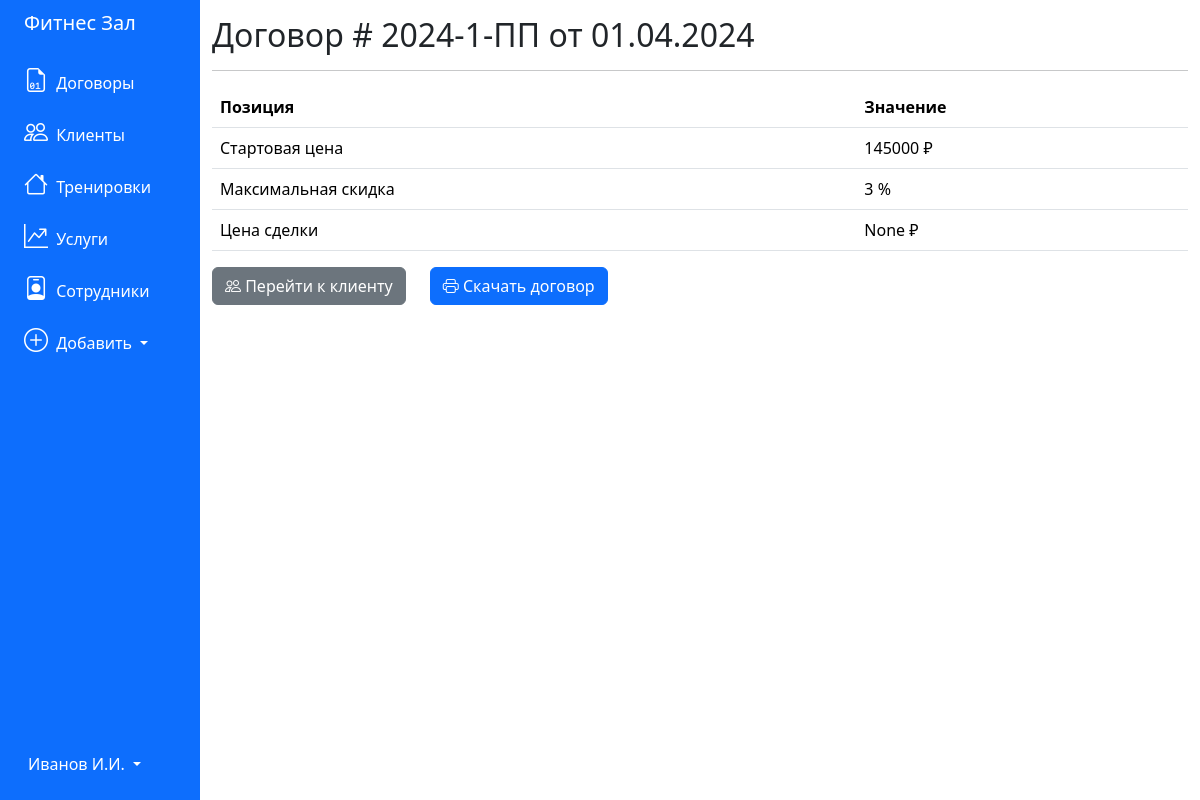
/contract/4, run on an earlier commit of the app's database.
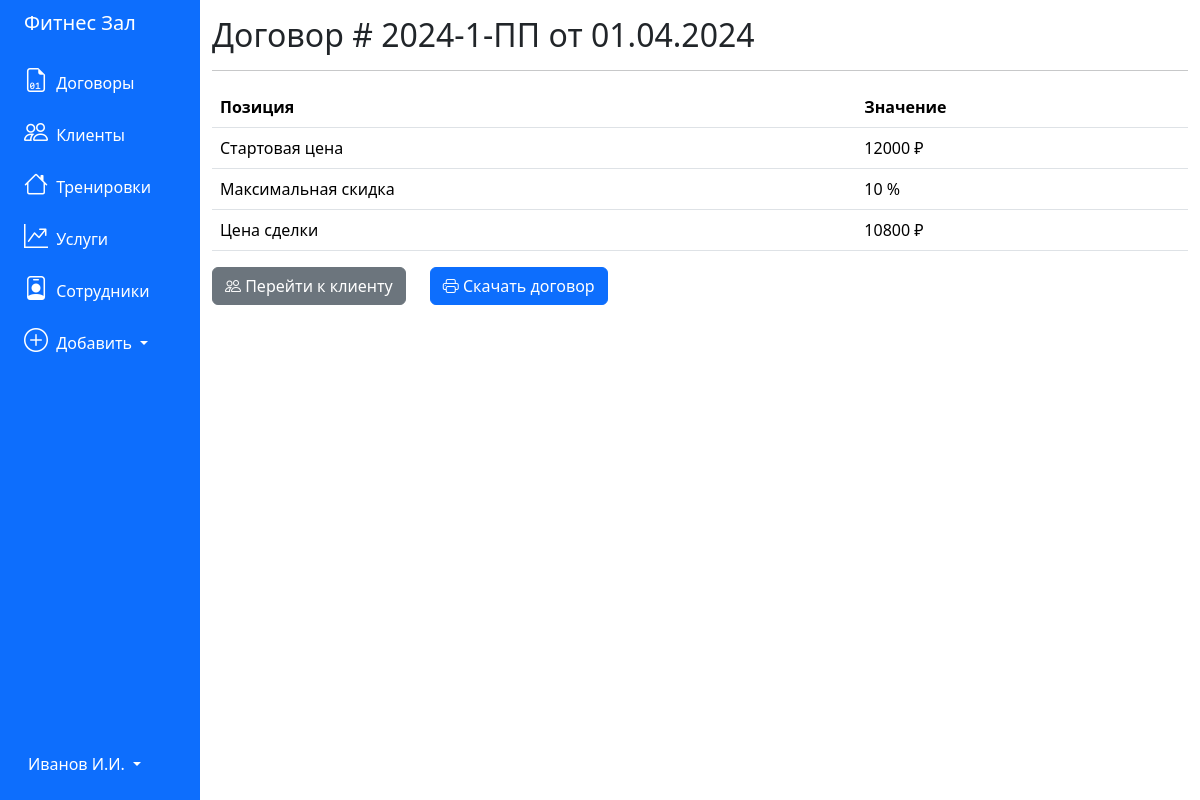
And on a later commit of the database.
### tables this page shows
CREATE TABLE "contracts" (
	"id_contract"	INTEGER,
	"number"	TEXT,
	"date"	TEXT,
	"price"	INTEGER,
	"discount"	INTEGER,
	"deal_status"	BLOB,
	"finish_price"	INTEGER,
	"training_id"	INTEGER,
	"client_id"	INTEGER,
	"employee_id"	INTEGER,
	PRIMARY KEY("id_contract" AUTOINCREMENT)
);

### app.py (the view)
@app.route('/contract/<int:contract_id>')
def contract(contract_id):
    pos = get_contract(contract_id)
    return render_template('contract.html', contract=pos)

### app.py (called while the page is built)
def get_db_connection():
    conn = sqlite3.connect('../pythonProject4/database.db')
    conn.row_factory = sqlite3.Row
    return conn

def get_contract(item_id):
    conn = get_db_connection()
    item = conn.execute("""SELECT * FROM contracts, trainings, clients
    WHERE contracts.training_id = trainings.id_training and contracts.client_id = clients.id_client and contracts.id_contract = ?
                        """, (item_id,)).fetchone()
    conn.close()
    if item is None:
        abort(404)
    return item

### templates/contract.html
{% extends 'base.html' %}
{% block content %}
<h2>{% block title %} Договор # {{ contract['number'] }} от {{ contract['date'] }} {% endblock %}</h2>
<hr>
<table class="table">
    <thead>
        <tr>
            <th scope="col">Позиция</th>
            <th scope="col">Значение</th>
        </tr>
    </thead>
    <tbody>
        <tr>
            <td>Стартовая цена</th>
            <td>{{ contract['price'] }} ₽</th>
        </tr>
        <tr>
            <td>Максимальная скидка</th>
            <td>{{ contract['discount'] }} %</th>
        </tr>
        <tr>
            <td>Цена сделки</th>
            <td>{{ contract['finish_price'] }} ₽</th>
        </tr>
    </tbody>
</table>
<div class="row">
    <div class="col-auto">
        <a href="/clients">
            <button type="submit" class="btn btn-secondary"><i class="bi-people"></i> Перейти к клиенту</button>
        </a>
    </div>
    <div class="col-auto">
        <a href="{{ url_for('generate_contract', id_contract=contract['id_contract']) }}">
            <button type="submit" class="btn btn-primary"><i class="bi-printer"></i> Скачать договор</button>
        </a>
    </div>
</div>
{% endblock %}

What changed in the data, as far as the page shows it:
changed contracts: price "145000" → "12000"; discount "3" → "10"; finish_price (not shown) → "10800"
Also different on the page:
{{ contract['finish_price'] }}: "None" → (not shown)
